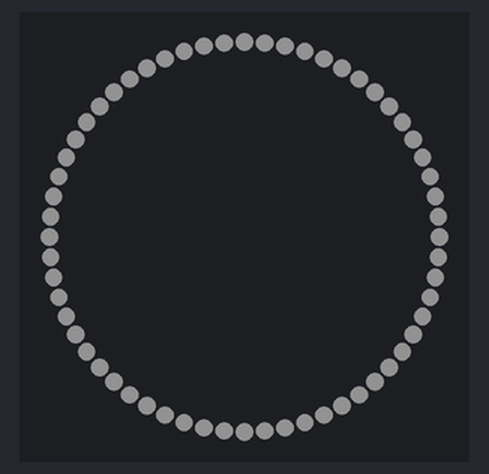
This program was run on a simulated ESP32. On the bench: 60 RGB LEDs in a ring, first at the top, clockwise. Dim RGB values are drawn brighter than linear; WiFi joins after 1.5 s; servers stay silent unless stated; what the program prints to the serial monitor is not drawn.

Above: at 9.02 s.
At 22.3 s:
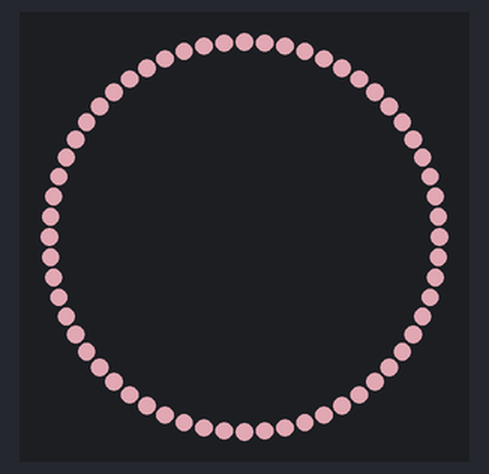
At 31.61 s:
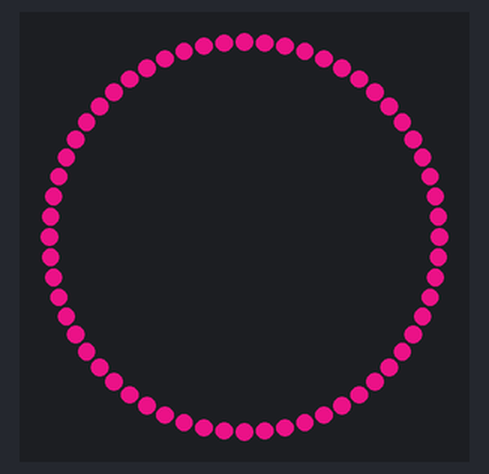
At 39.87 s:
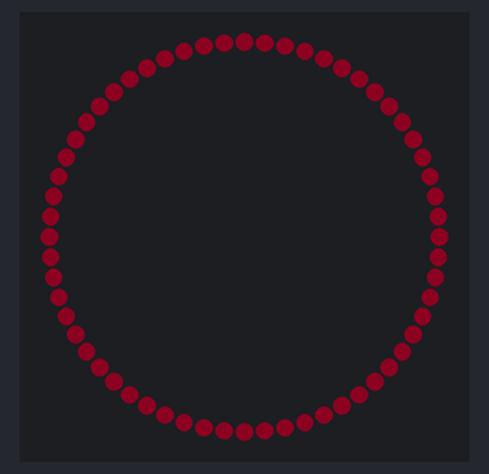

The program:

main.cpp
```cpp
#include "Arduino.h"
#include <FastLED.h>
#include <sstream>
#include "ota.h"

#define NUM_LEDS 60
#define LED_STRIP1_PIN GPIO_NUM_16
CRGB leds[NUM_LEDS];


void setup()
{
    Serial.begin(9600);
    Serial.println("Starter");
    FastLED.addLeds<WS2812B, LED_STRIP1_PIN, GRB>(leds, NUM_LEDS);
    //FastLED.setMaxPowerInVoltsAndMilliamps(5, 2500);
    FastLED.setBrightness(200);
    FastLED.setCorrection(TypicalPixelString);
    //FastLED.setCorrection(UncorrectedColor);

    OTA::setup();

}

int cycle = 0;

void fillEvent() {
    CRGB newColor = CRGB::White;
    switch(cycle) {
        case 1: newColor = CRGB::White; break;
        case 2: newColor = CRGB::Pink; break;
        case 3: newColor = CRGB::DeepPink; break;
        case 4: newColor = CRGB::DarkGreen; break;
        case 5: newColor = CRGB::DarkSlateBlue; break;
        default: cycle = 0; break;
    }
    for(int i = 0; i < NUM_LEDS; i++) { leds[i] = newColor; }
    cycle = (++cycle % 6);
    FastLED.show();
}

boolean firstRun = true;
void loop() {

    if (firstRun) {
        firstRun = false;
        fillEvent();
    }

    EVERY_N_MILLISECONDS (10000) {
        fillEvent();
    }

    EVERY_N_MILLIS(150) {
        fadeToBlackBy(leds, NUM_LEDS, 10);
        FastLED.show();
    }

    EVERY_N_MILLIS(100) {
        OTA::handle();
    }
}
```

ota.h
```cpp
#ifndef ota_h
#define ota_h
#include "secrets.h"
#include <WiFi.h>
#include <ESPmDNS.h>
#include <WiFiUdp.h>
#include <ArduinoOTA.h>

// Over-The-Air update
namespace OTA {

    void handle() {
      ArduinoOTA.handle();
    }

    void setup()
    {
        Serial.println("Booting");
        WiFi.setHostname(MY_ID);
        WiFi.mode(WIFI_STA);
        WiFi.begin(WIFI_SSID, WIFI_PASSWORD);
        while (WiFi.waitForConnectResult() != WL_CONNECTED)
        {
            Serial.println("Connection Failed! Rebooting...");
            delay(5000);
            ESP.restart();
        }
        IPAddress ip = WiFi.localIP();
        Serial.println(ip);

        ArduinoOTA.setHostname(MY_ID);
        ArduinoOTA.setPassword(OTA_PASSWORD);

        ArduinoOTA.setPort(8266);

        ArduinoOTA.onStart([](){
      String type;
      if (ArduinoOTA.getCommand() == U_FLASH)
        type = "sketch";
      else // U_SPIFFS
        type = "filesystem";

      // NOTE: if updating SPIFFS this would be the place to unmount SPIFFS using SPIFFS.end()
      Serial.println("Start updating " + type); })
            .onEnd([]() {
              Serial.println("\nEnd");
              })
            .onProgress([](unsigned int progress, unsigned int total){
              Serial.printf("Progress: %u%%\r", (progress / (total / 100)));
            })
            .onError([](ota_error_t error) {
      Serial.printf("Error[%u]: ", error);
      if (error == OTA_AUTH_ERROR) Serial.println("Auth Failed");
      else if (error == OTA_BEGIN_ERROR) Serial.println("Begin Failed");
      else if (error == OTA_CONNECT_ERROR) Serial.println("Connect Failed");
      else if (error == OTA_RECEIVE_ERROR) Serial.println("Receive Failed");
      else if (error == OTA_END_ERROR) Serial.println("End Failed");
      });

        ArduinoOTA.begin();

        Serial.println("Ready");
        Serial.print("IP address: ");
        Serial.println(WiFi.localIP());
    }
}
#endif
```

secrets_template.h
```cpp
#pragma once
auto MY_ID = "juletre-1";
auto WIFI_SSID = "";
auto WIFI_PASSWORD = "";
auto OTA_PASSWORD = "";
```
